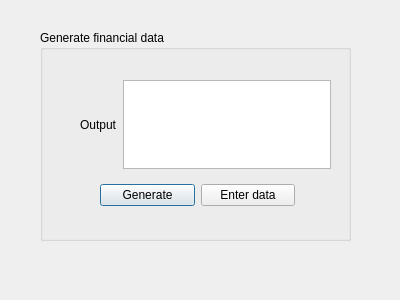
<?xml version="1.0" encoding="UTF-8"?>
<ui version="4.0">
 <class>fourthwindow</class>
 <widget class="QDialog" name="fourthwindow">
  <property name="geometry">
   <rect>
    <x>0</x>
    <y>0</y>
    <width>400</width>
    <height>300</height>
   </rect>
  </property>
  <property name="windowTitle">
   <string>Generate financial data</string>
  </property>
  <widget class="QGroupBox" name="groupBox">
   <property name="geometry">
    <rect>
     <x>40</x>
     <y>30</y>
     <width>311</width>
     <height>211</height>
    </rect>
   </property>
   <property name="title">
    <string>Generate financial data</string>
   </property>
   <widget class="QWidget" name="">
    <property name="geometry">
     <rect>
      <x>60</x>
      <y>150</y>
      <width>195</width>
      <height>30</height>
     </rect>
    </property>
    <layout class="QHBoxLayout" name="horizontalLayout">
     <item>
      <widget class="QPushButton" name="pushButton">
       <property name="text">
        <string>Generate</string>
       </property>
      </widget>
     </item>
     <item>
      <widget class="QPushButton" name="pushButton_2">
       <property name="text">
        <string>Enter data</string>
       </property>
      </widget>
     </item>
    </layout>
   </widget>
   <widget class="QWidget" name="">
    <property name="geometry">
     <rect>
      <x>40</x>
      <y>50</y>
      <width>251</width>
      <height>89</height>
     </rect>
    </property>
    <layout class="QHBoxLayout" name="horizontalLayout_2">
     <item>
      <widget class="QLabel" name="label">
       <property name="text">
        <string>Output</string>
       </property>
      </widget>
     </item>
     <item>
      <widget class="QTextEdit" name="textEdit"/>
     </item>
    </layout>
   </widget>
  </widget>
 </widget>
 <resources/>
 <connections/>
</ui>
